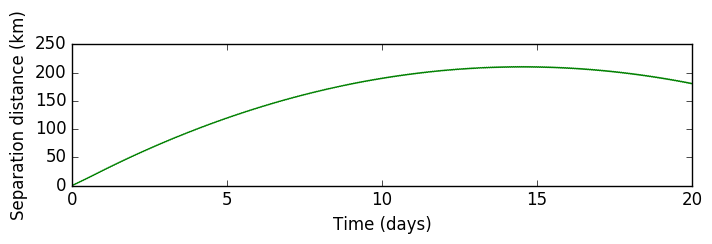

The Python source for this figure:
import math
import os
import time

import matplotlib as mpl
import numpy as np
from numpy import linalg as la
import matplotlib.pyplot as plt
from mpl_toolkits.mplot3d import Axes3D
#from mpl_toolkits.basemap import Basemap

from subprocess import Popen, PIPE

import atexit
#atexit.register(lambda: os.remove('output.mmap'))

# Radius of the Earth
r_earth = 6371009 # [m]

# Initial altitude
altitude_0 = 600 * 1000 # [m]

# TODO: Currently assumes orbit starts at periapsis
# Periapsis
r_peri = altitude_0 + r_earth

# TODO: Currently assumes orbit starts at periapsis
# Orbital elements
orbital_e = 0.0                                                 # Eccentricity [unitless]
orbital_i = 28.0                                                    # Inclination [deg]
orbital_a = r_peri * (1 + ((1 + orbital_e)/(1 - orbital_e)))/2.0    # Semi-major axis [m]
#orbital_Omega                                                      # unimplemented
#orbital_omega                                                      # unimplemented
#orbital_nu                                                         # unimplemented

# Gravitational constant
mu_earth = 398600441500000.0 # [m^3/s^2] - definitely not that exact to that many decimals, but converted from km to m

# Calculate v_0 from orbital elements (see Vis-Viva Law)
v_0 = (mu_earth * ((2.0/r_peri)-(1.0/orbital_a))) ** 0.5    # [m/s]

# TODO: Currently assumes orbit starts at periapsis and that periapsis occurs when x = 0
# Define three components of initial velocity
vx_0 = 0.0                              # [m/s]
vy_0 = v_0 * math.sin(orbital_i)        # [m/s]
vz_0 = v_0 * math.cos(orbital_i)        # [m/s]

# Calculate initial velocity magnitude
# v_0 = np.sqrt(vx_0**2 + vy_0**2 + vz_0**2)

# Specify desired separation velocity between satellites (set to 0 if not separating or using a single satellite)
vseparation = 0.1 # [m/s]

vx_0_1 = vx_0 + ((vx_0/v_0) * vseparation/2)
vy_0_1 = vy_0 + ((vy_0/v_0) * vseparation/2)
vz_0_1 = vz_0 + ((vz_0/v_0) * vseparation/2)

vx_0_2 = vx_0 - ((vx_0/v_0) * vseparation/2)
vy_0_2 = vy_0 - ((vy_0/v_0) * vseparation/2)
vz_0_2 = vz_0 - ((vz_0/v_0) * vseparation/2)

def run_simulation(# Time step, in seconds.
                   dt = 10,

                   # Send data over to Python over this many integration steps,
                   # i.e. every report_steps*dt seconds.
                   report_steps = 10,

                   # Atmospheric model. 0: None, 1: US1976, 2: NRLMSISE-00
                   # 0 is fastest, 1 is pretty fast (interpolated values),
                   # 2 is much slower but more realistic (changes with time
                   # and space weather).
                   atmosphere = 2,

                   # Earth gravity model. 0: Point mass, 1: WGS84, 2: EGM96
                   # Point mass is fastest, WGS84 has zonal coefficients up to
                   # order 20, EGM96 is painfully slow but includes terms up to
                   # degree 360.
                   earth = 1,

                   # TODO: Currently assumes orbit starts at periapsis and that periapsis occurs when x = 0
                   # Initial state vector: (x, y, z, vx, vy, vz).
                   state = [r_peri, 0, 0, vx_0_1, vy_0_1, vz_0_1],

                   # Initial Julian date (sorry).
                   t0 = 2457467.50, # [days] - yes, it's dumb, but it's standard

                   # Final time (difference)
                   tf = 30 * 86400, # [s]

                   # Coefficient of drag.
                   Cd = 2,

                   # Area. Doesn't do anything if satellite loaded from file.
                   A = 0.1*(0.15+0.1+0.15),

                   # Mass of the satellite.
                   mass = 4.0, # [kg]

                   # Power simulation parameters. 0: No power simulation,
                   # 1: simulate power (solar panels).
                   power = 1,

                   # Solar panel model file, or "none" if not using one.
                   solar = "ssisat-1/rev2.solar",

                   # Satellite area model file, or "none" if not using one.
                   drag = "ssisat-1/rev2.drag",

                   # Efficiency of the solar panels.
                   solar_efficiency = 0.27,

                   # Simulate two satellites at the same time. No
                   # multithreading for now, though.
                   two_satellites = 1,

                   # Separation target
                   separation_target = 100000, # [m]

                   # Initial state of the second satellite.
                   second_state = [r_earth + altitude_0, 0, 0, vx_0_2, vy_0_2, vz_0_2],

                   # Orientation mode for the first satellite.
                   # t: Target (i.e. the other satellite)
                   # z: Zenith
                   # n: Nadir
                   # p: Prograde
                   # r: Retrograde
                   # s: Sun-facing
                   first_orientation = "r",

                   # Orientation mode for the second satellite.
                   second_orientation = "z",

                   # Constants of PI controller
                   k_i = -0.02,
                   k_p = -7500.0

                   ):
    #initial = time.time()
    process = Popen(['./jmdt'], bufsize=-1,
                        stdout=PIPE, stderr=PIPE, stdin=PIPE)

    output_size = 21
    N = math.floor(tf/dt)/report_steps
    out = np.memmap('output.mmap', dtype=np.double,
                        mode='w+', shape=output_size*N)
    inp = [dt, report_steps, atmosphere, earth]
    inp.extend(state)
    inp.extend([t0, tf, output_size, Cd, A, mass, power, solar, drag,
                solar_efficiency, two_satellites, separation_target])
    inp.extend(second_state)
    inp.extend([first_orientation, second_orientation])
    inp.extend([k_i, k_p])
    #print '\n'.join(map(str, inp))
    a,b=process.communicate(input='\n'.join(map(str, inp)))
    print a,b

    out.shape = (N, output_size)

    end = np.zeros(shape=(1,output_size))
    while (out[-1] == end).all():
        out = out[:-1]

    return out

out = run_simulation()

ts = out[:, 0]/86400.0
xs = out[:, 1]
ys = out[:, 2]
zs = out[:, 3]
xv = out[:, 4]
yv = out[:, 5]
zv = out[:, 6]
power = out[:, 7]
BC = out[:, 8]
xs2 = out[:, 9]
ys2 = out[:, 10]
zs2 = out[:, 11]
xv2 = out[:, 12]
yv2 = out[:, 13]
zv2 = out[:, 14]

dd = out[:, 17]
dd2 = out[:, 18]

#plt.plot(ts, power)

# fig1 = plt.figure()
#
# # Separation distance plot
# ax_pos = plt.subplot(311)
# plt.plot(ts, np.sqrt((xs-xs2)**2 + (ys-ys2)**2 + (zs-zs2)**2)/1000.0 , 'g-')
# plt.ylabel('Separation distance (km)')
# plt.xlabel('Time (days)')
# plt.savefig('diff_drag.png', bbox_inches='tight')
#
# # Altitude plot
# ax_pos = plt.subplot(312)
# plt.plot(ts, np.sqrt(xs*xs + ys*ys + zs*zs)/1000.0 - 6371.009, 'r-', ts, np.sqrt(xs*xs + ys*ys + zs*zs)/1000.0 - 6371.009, 'b-')
# plt.ylabel('Satellite altitude (km)')
# plt.xlabel('Time (days)')
#
# # Velocity plot
# ax_vel = plt.subplot(313)
# plt.plot(ts, np.sqrt(xv*xv + yv*yv + zv*zv))
# plt.ylabel('Satellite velocity (m/s)')
# plt.xlabel('Time (days)')
#plt.show()

fig2 = plt.figure(figsize = (10,12))
ax_dis = plt.subplot(311)
plt.plot(ts, np.sqrt((xs-xs2)**2 + (ys-ys2)**2 + (zs-zs2)**2)/1000.0 , 'g-')
plt.ylabel('Separation Distance (km)')
plt.xlabel('Time (days)')

ax_dd = plt.subplot(312)
plt.plot(ts, dd)
plt.ylabel('Drift Velocity (m/s)')
plt.xlabel('Time (days)')

ax_dd2 = plt.subplot(313)
plt.plot(ts, dd2)
plt.ylabel('Filtered Drift Velocity (m/s)')
plt.xlabel('Time (days)')
plt.savefig('pi_controller.png', bbox_inches='tight')

plt.show()

#fig = plt.figure()
#ax = fig.gca(projection='3d')
#ax.plot(xs, ys, zs, color='#be1e2d')

#
# # set up orthographic map projection with
# # perspective of satellite looking down at 50N, 100W.
# # use low resolution coastlines.
# map = Basemap(projection='ortho',lat_0=45,lon_0=-100,resolution='l')
# # draw coastlines, country boundaries, fill continents.
# map.drawcoastlines(linewidth=0.25)
# map.drawcountries(linewidth=0.25)
# map.fillcontinents(color='coral',lake_color='aqua')
# # draw the edge of the map projection region (the projection limb)
# map.drawmapboundary(fill_color='aqua')
# # draw lat/lon grid lines every 30 degrees.
# map.drawmeridians(np.arange(0,360,30))
# map.drawparallels(np.arange(-90,90,30))
# # make up some data on a regular lat/lon grid.
# nlats = 73; nlons = 145; delta = 2.*np.pi/(nlons-1)
# lats = (0.5*np.pi-delta*np.indices((nlats,nlons))[0,:,:])
# lons = (delta*np.indices((nlats,nlons))[1,:,:])
# wave = 0.75*(np.sin(2.*lats)**8*np.cos(4.*lons))
# mean = 0.5*np.cos(2.*lats)*((np.sin(2.*lats))**2 + 2.)
# # compute native map projection coordinates of lat/lon grid.
# x, y = map(lons*180./np.pi, lats*180./np.pi)
# # contour data over the map.
# cs = map.contour(x,y,wave+mean,15,linewidths=1.5)
# plt.title('contour lines over filled continent background')
# plt.show()



#plt.ylim([0,0.05])
#plt.plot(ts, np.sqrt(xs*xs+ys*ys+zs*zs)/1000.0-6371.009)
#plt.plot(ts, 0*ts)
